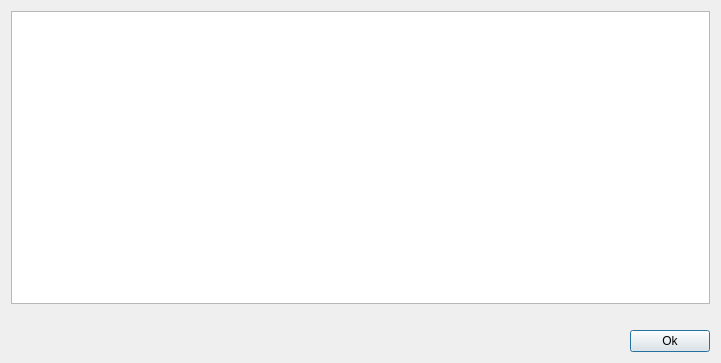
<?xml version="1.0" encoding="UTF-8"?>
<ui version="4.0">
 <class>viewracers</class>
 <widget class="QDialog" name="viewracers">
  <property name="windowModality">
   <enum>Qt::ApplicationModal</enum>
  </property>
  <property name="geometry">
   <rect>
    <x>0</x>
    <y>0</y>
    <width>721</width>
    <height>363</height>
   </rect>
  </property>
  <property name="windowTitle">
   <string>Dialog</string>
  </property>
  <property name="windowIcon">
   <iconset>
    <normaloff>../Documents/pine.ico</normaloff>../Documents/pine.ico</iconset>
  </property>
  <layout class="QHBoxLayout" name="horizontalLayout_2">
   <item>
    <layout class="QHBoxLayout" name="horizontalLayout">
     <item>
      <layout class="QVBoxLayout" name="verticalLayout">
       <item>
        <widget class="QTableWidget" name="tableWidget"/>
       </item>
       <item>
        <spacer name="horizontalSpacer">
         <property name="orientation">
          <enum>Qt::Horizontal</enum>
         </property>
         <property name="sizeHint" stdset="0">
          <size>
           <width>40</width>
           <height>20</height>
          </size>
         </property>
        </spacer>
       </item>
       <item>
        <layout class="QHBoxLayout" name="horizontalLayout_3">
         <item>
          <spacer name="horizontalSpacer_2">
           <property name="orientation">
            <enum>Qt::Horizontal</enum>
           </property>
           <property name="sizeHint" stdset="0">
            <size>
             <width>40</width>
             <height>20</height>
            </size>
           </property>
          </spacer>
         </item>
         <item>
          <widget class="QPushButton" name="pushButton">
           <property name="text">
            <string>Ok</string>
           </property>
          </widget>
         </item>
        </layout>
       </item>
      </layout>
     </item>
    </layout>
   </item>
  </layout>
 </widget>
 <resources/>
 <connections/>
</ui>
